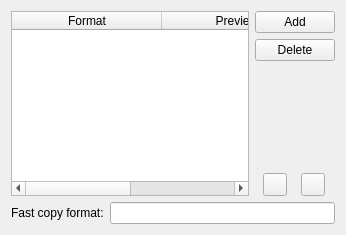
<?xml version="1.0" encoding="UTF-8"?>
<ui version="4.0">
 <class>clipboard</class>
 <widget class="QWidget" name="clipboard">
  <property name="geometry">
   <rect>
    <x>0</x>
    <y>0</y>
    <width>346</width>
    <height>235</height>
   </rect>
  </property>
  <property name="windowTitle">
   <string>Clipboard actions</string>
  </property>
  <layout class="QVBoxLayout" name="verticalLayout">
   <item>
    <layout class="QHBoxLayout" name="tableLayout">
     <item>
      <widget class="QTableWidget" name="clipboardActionsTable">
       <property name="alternatingRowColors">
        <bool>true</bool>
       </property>
       <property name="selectionMode">
        <enum>QAbstractItemView::SingleSelection</enum>
       </property>
       <property name="selectionBehavior">
        <enum>QAbstractItemView::SelectRows</enum>
       </property>
       <attribute name="horizontalHeaderDefaultSectionSize">
        <number>150</number>
       </attribute>
       <attribute name="horizontalHeaderStretchLastSection">
        <bool>true</bool>
       </attribute>
       <attribute name="verticalHeaderVisible">
        <bool>false</bool>
       </attribute>
       <column>
        <property name="text">
         <string>Format</string>
        </property>
       </column>
       <column>
        <property name="text">
         <string>Preview</string>
        </property>
       </column>
      </widget>
     </item>
     <item>
      <layout class="QVBoxLayout" name="buttonsLayout">
       <item>
        <widget class="QPushButton" name="addButton">
         <property name="text">
          <string>Add</string>
         </property>
        </widget>
       </item>
       <item>
        <widget class="QPushButton" name="deleteButton">
         <property name="enabled">
          <bool>true</bool>
         </property>
         <property name="text">
          <string>Delete</string>
         </property>
        </widget>
       </item>
       <item>
        <spacer name="verticalSpacer">
         <property name="orientation">
          <enum>Qt::Vertical</enum>
         </property>
         <property name="sizeHint" stdset="0">
          <size>
           <width>20</width>
           <height>0</height>
          </size>
         </property>
        </spacer>
       </item>
       <item>
        <layout class="QHBoxLayout" name="moveButtonsLayout">
         <item>
          <widget class="QToolButton" name="moveUpButton">
           <property name="enabled">
            <bool>true</bool>
           </property>
           <property name="toolTip">
            <string>Move Up</string>
           </property>
           <property name="text">
            <string/>
           </property>
          </widget>
         </item>
         <item>
          <widget class="QToolButton" name="moveDownButton">
           <property name="enabled">
            <bool>true</bool>
           </property>
           <property name="toolTip">
            <string>Move Down</string>
           </property>
           <property name="text">
            <string/>
           </property>
          </widget>
         </item>
        </layout>
       </item>
      </layout>
     </item>
    </layout>
   </item>
   <item>
    <layout class="QHBoxLayout" name="fastCopyLayout">
     <item>
      <widget class="QLabel" name="fastCopyFormatLabel">
       <property name="text">
        <string>Fast copy format:</string>
       </property>
       <property name="wordWrap">
        <bool>false</bool>
       </property>
       <property name="buddy">
        <cstring>fastCopyFormat</cstring>
       </property>
      </widget>
     </item>
     <item>
      <widget class="KLineEdit" name="fastCopyFormat">
       <property name="toolTip">
        <string>Format of string copied to clipboard after middle clicking on the clock, or activation of the relevant keyboard shortcut.</string>
       </property>
      </widget>
     </item>
    </layout>
   </item>
  </layout>
 </widget>
 <customwidgets>
  <customwidget>
   <class>KLineEdit</class>
   <extends>QLineEdit</extends>
   <header>klineedit.h</header>
  </customwidget>
 </customwidgets>
 <resources/>
 <connections/>
</ui>
